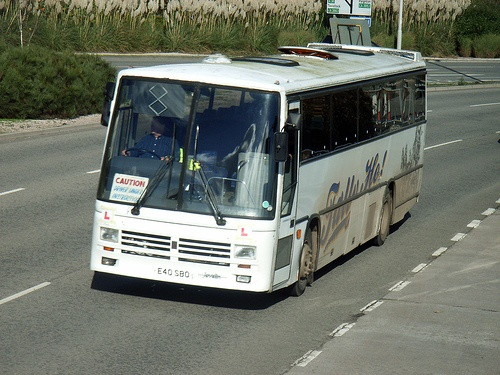
#> input picture 000456.jpg, 500 x 375 px, found by its file name
$ python Convolution_simple_filters.py   (Python 2 division)
#> lines starting #> are read from the running program, lines starting #| are printed output that depends on the picture
#!/usr/bin/env python2
# -*- coding: utf-8 -*-
"""
Created on Sun Oct  8 07:08:31 2017

@author: julien
"""

import numpy as np
import matplotlib.pyplot as plt
from scipy import signal
from scipy import linalg

I = plt.imread("/home/julien/Documents/Python_tests/Vision_filters/000456.jpg")[:,:,0]
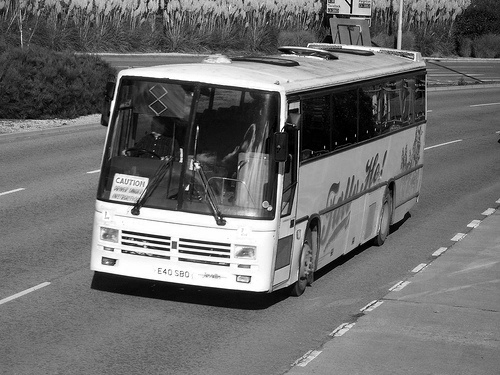
#> I: shape (375, 500); min 0, max 255, mean 109.5
#plt.imshow(I,cmap = plt.cm.gray)
#plt.imshow(I)
#plt.show()

filter1 = np.array([[-1,-1,-1],[0,0,0],[1,1,1]])
filter2 = np.array([[-1,0,1],[-1,0,1],[-1,0,1]])
print filter1, filter2
R_row, R_col = I.shape
#> R_row = 375; R_col = 500

I_filter1 = signal.convolve2d(I, filter1, mode='same', boundary='fill')
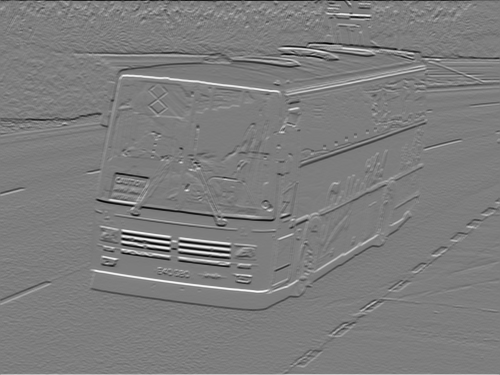
#> I_filter1: shape (375, 500) int64; min -715, max 736, mean 0.1; drawn with min black and max white
I_filter2 = signal.convolve2d(I, filter2, mode='same', boundary='fill')
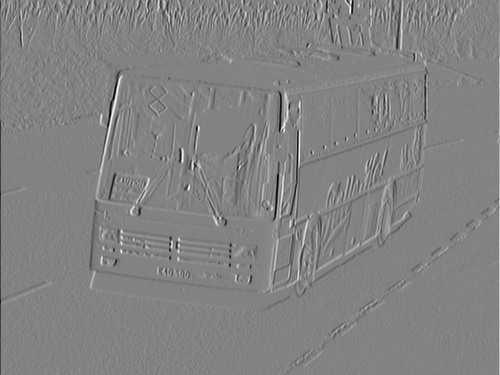
#> I_filter2: shape (375, 500) int64; min -717, max 680, mean 0; drawn with min black and max white


plt.figure()
plt.subplot(121)
plt.imshow(I_filter1,cmap = plt.cm.gray)
plt.axis("off")
plt.title("$I_{Filter1}$")

plt.subplot(122)
plt.imshow(I_filter2,cmap = plt.cm.gray)
plt.axis("off")
plt.title("IFilter2")

plt.show()
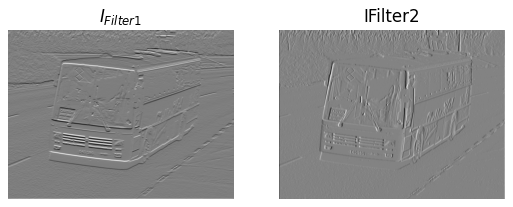
#> figure drawn by matplotlib, 2 panels
